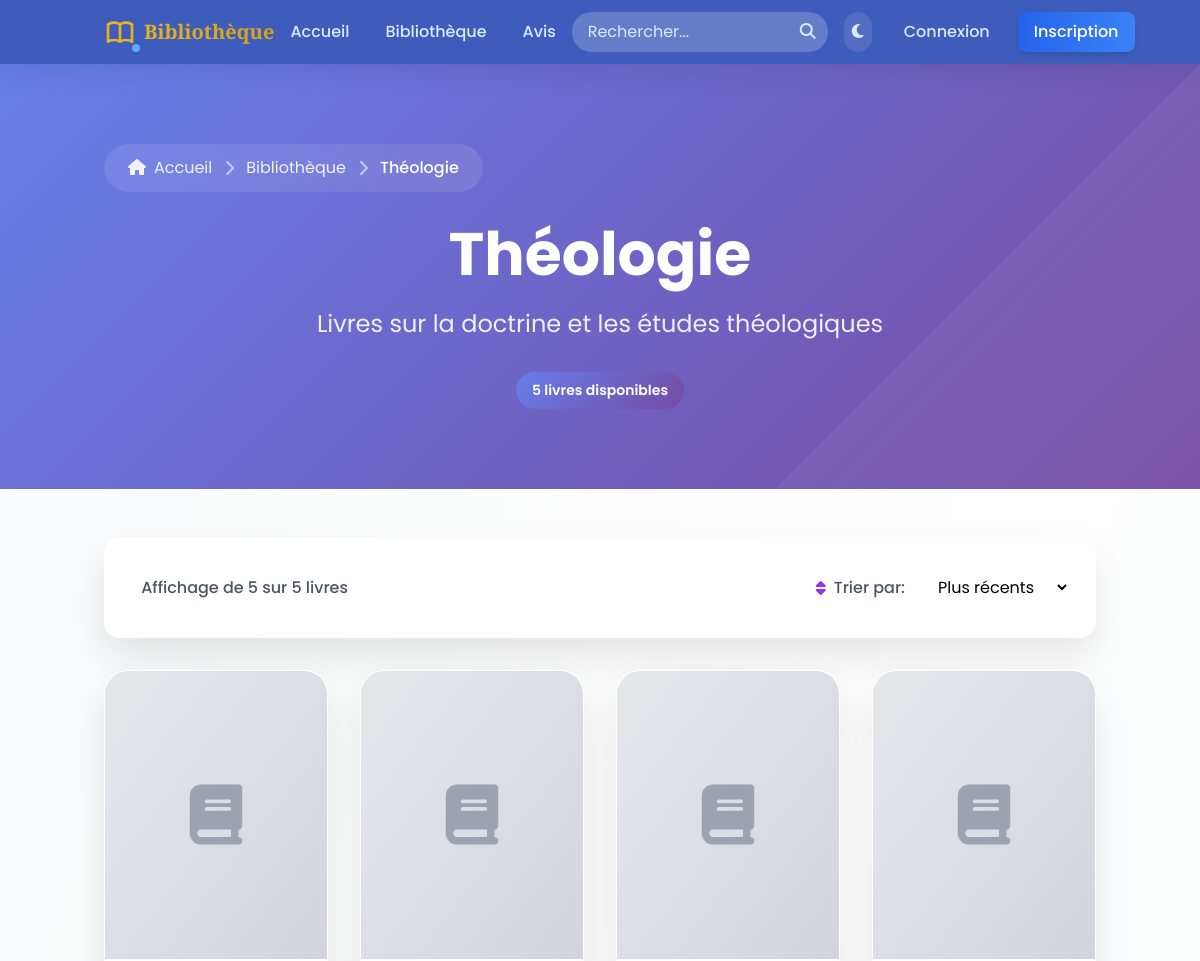
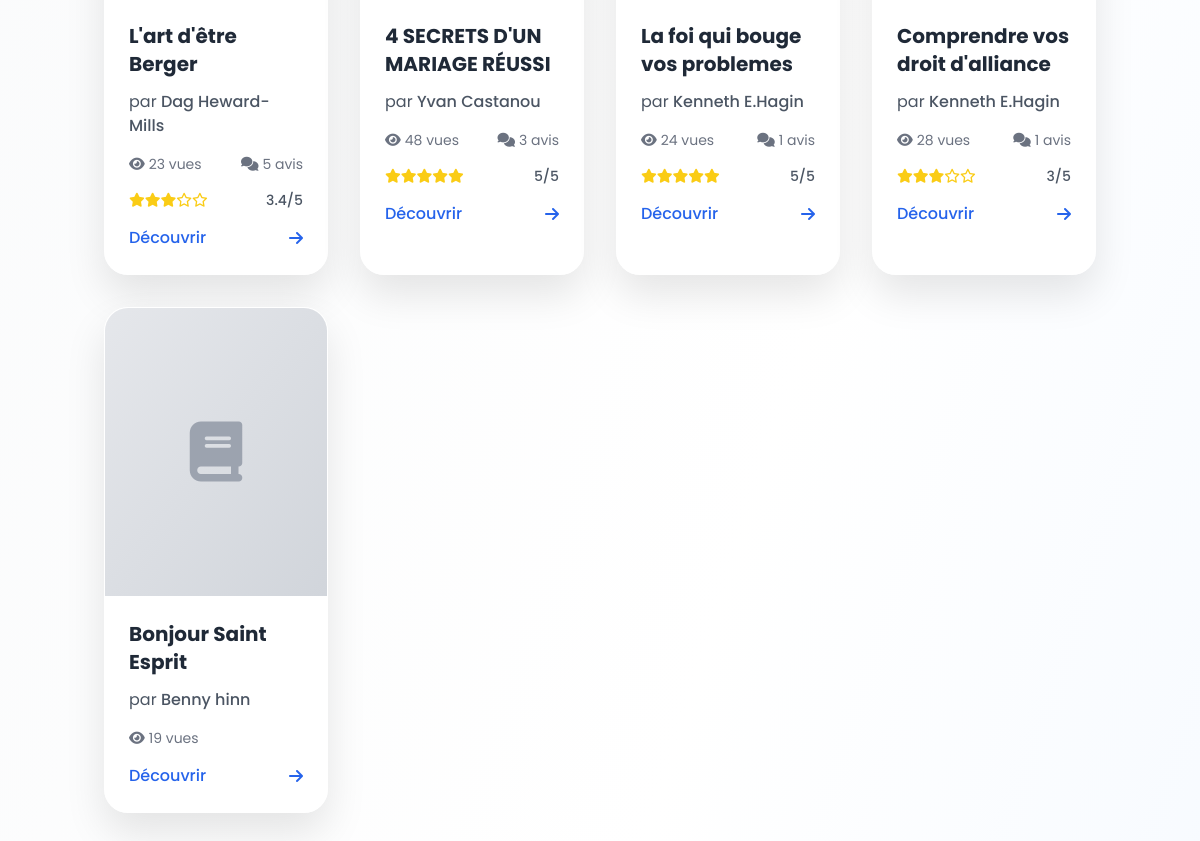
/category.php?id=1, run on the app's committed database (2 pictures, top to bottom).
### tables this page shows
CREATE TABLE `categories` (
  `id` int(11) NOT NULL,
  `name` varchar(100) NOT NULL,
  `description` text DEFAULT NULL,
  `parent_id` int(11) DEFAULT NULL,
  `created_at` timestamp NULL DEFAULT current_timestamp(),
  `updated_at` timestamp NULL DEFAULT current_timestamp() ON UPDATE current_timestamp()
);

CREATE TABLE `books` (
  `id` int(11) NOT NULL,
  `title` varchar(255) NOT NULL,
  `description` text DEFAULT NULL,
  `author` varchar(100) DEFAULT NULL,
  `cover_image` varchar(255) DEFAULT NULL,
  `file_path` varchar(255) NOT NULL,
  `pages_count` int(11) DEFAULT NULL,
  `publication_year` int(11) DEFAULT NULL,
  `publisher` varchar(100) DEFAULT NULL,
  `is_featured` tinyint(1) DEFAULT 0,
  `views_count` int(11) DEFAULT 0,
  `created_at` timestamp NULL DEFAULT current_timestamp(),
  `updated_at` timestamp NULL DEFAULT current_timestamp() ON UPDATE current_timestamp()
);

### category.php (the view, shortened to what the rows shown need)
<?php
require_once "classes/Core.php";
require_once "classes/Models.php";
require_once "classes/Repositories.php";
try {
    $categoryRepository = new CategoryRepository();
    $bookRepository = new BookRepository();
    $category_id = intval($_GET['id']);
    $category = $categoryRepository->findById($category_id);
    $sort = $_GET['sort'] ?? 'newest';
    $page = max(1, intval($_GET['page'] ?? 1));
    $per_page = 12;
    $offset = ($page - 1) * $per_page;
    $books = $bookRepository->findByCategoryWithSort($category_id, $sort, $per_page, $offset);
    $total_books = $bookRepository->countByCategory($category_id);
} catch (Exception $e) {
    if (config('app.debug', false)) {
        die("Erreur lors du chargement de la catégorie : " . $e->getMessage());
    } else {
        error_log("Category error: " . $e->getMessage());
        header("Location: library.php");
        exit();
    }
}
include "includes/header.php";
?>
<div class="min-h-screen bg-gradient-to-br from-gray-50 via-white to-blue-50 dark:from-gray-900 dark:via-gray-800 dark:to-blue-900">
    <link rel="stylesheet" href="includes/style/category.css">
    <section class="hero-category py-20 relative">
        <div class="container mx-auto px-4 relative z-10">
            <nav class="breadcrumb-modern text-white/90 mb-8">
                <a href="index.php" class="hover:text-white transition-colors">
                    <i class="fas fa-home mr-2"></i>Accueil
                </a>
                <i class="fas fa-chevron-right mx-3 text-white/60"></i>
                <a href="library.php" class="hover:text-white transition-colors">Bibliothèque</a>
                <i class="fas fa-chevron-right mx-3 text-white/60"></i>
                <span class="text-white font-medium"><?php echo htmlspecialchars($category->getName()); ?></span>
            </nav>
            <div class="text-center text-white">
                <h1 class="text-4xl lg:text-6xl font-bold mb-6">
                    <?php echo htmlspecialchars($category->getName()); ?>
                </h1>
                <?php if ($category->getDescription()): ?>
                    <p class="text-xl lg:text-2xl mb-8 opacity-90 max-w-3xl mx-auto leading-relaxed">
                        <?php echo htmlspecialchars($category->getDescription()); ?>
                    </p>
                <?php endif; ?>
                <div class="stats-badge inline-block">
                    <?php echo $total_books; ?> livre<?php echo $total_books > 1 ? 's' : ''; ?> disponible<?php echo $total_books > 1 ? 's' : ''; ?>
                </div>
            </div>
        </div>
    </section>
    <div class="container mx-auto px-4 py-12">
        <?php if (!empty($books)): ?>
            <div class="grid grid-cols-1 sm:grid-cols-2 md:grid-cols-3 lg:grid-cols-4 gap-8" id="booksGrid">
                <?php foreach ($books as $index => $book): ?>
                    <div class="glass-card rounded-3xl overflow-hidden book-card slide-up" style="transition-delay: <?php echo $index * 0.1; ?>s">
                        <a href="book.php?id=<?php echo $book->getId(); ?>" class="block h-full">
                            <div class="relative overflow-hidden">
                                <?php if ($book->hasCover()): ?>
                                    <div class="w-full h-72 bg-gradient-to-br from-gray-200 to-gray-300 dark:from-gray-700 dark:to-gray-800 flex items-center justify-center" style="display:none;">
                                        <i class="fas fa-book text-6xl text-gray-400 dark:text-gray-500"></i>
                                    </div>
                                <?php else: ?>
                                    <div class="w-full h-72 bg-gradient-to-br from-gray-200 to-gray-300 dark:from-gray-700 dark:to-gray-800 flex items-center justify-center">
                                        <i class="fas fa-book text-6xl text-gray-400 dark:text-gray-500"></i>
                                    </div>
                                <?php endif; ?>
                            </div>
                            <div class="p-6">
                                <h3 class="text-xl font-bold mb-3 text-gray-800 dark:text-white line-clamp-2">
                                    <?php echo htmlspecialchars($book->getTitle()); ?>
                                </h3>
                                <?php if ($book->getAuthor()): ?>
                                    <p class="text-gray-600 dark:text-gray-400 mb-4">
                                        par <span class="font-medium"><?php echo htmlspecialchars($book->getAuthor()); ?></span>
                                    </p>
                                <?php endif; ?>
                                <div class="flex items-center justify-between text-sm text-gray-500 dark:text-gray-400 mb-4">
                                    <div class="flex items-center">
                                        <i class="fas fa-eye mr-1"></i>
                                        <?php echo $book->getFormattedViews(); ?> vues
                                    </div>
                                    <?php if ($book->getTotalReviews() > 0): ?>
                                        <div class="flex items-center">
                                            <i class="fas fa-comments mr-1"></i>
                                            <?php echo $book->getTotalReviews(); ?> avis
                                        </div>
                                    <?php endif; ?>
                                </div>
                                <?php if ($book->getAvgRating() > 0): ?>
                                    <div class="flex items-center justify-between mb-4">
                                        <div class="flex items-center text-yellow-400">
                                            <?php foreach ($book->getStarsArray() as $isFilled): ?>
                                                <i class="<?php echo $isFilled ? 'fas' : 'far'; ?> fa-star text-sm"></i>
                                            <?php endforeach; ?>
                                        </div>
                                        <span class="text-sm font-medium text-gray-600 dark:text-gray-400">
                                            <?php echo round($book->getAvgRating(), 1); ?>/5
                                        </span>
                                    </div>
                                <?php endif; ?>
                                <div class="flex items-center justify-between">
                                    <span class="text-blue-600 dark:text-blue-400 font-medium">Découvrir</span>
                                    <i class="fas fa-arrow-right text-blue-600 dark:text-blue-400 transform transition-transform group-hover:translate-x-2"></i>
                                </div>
                            </div>
                        </a>
                    </div>
                <?php endforeach; ?>
            </div>
        <?php endif; ?>
    </div>
</div>
<?php include "includes/footer.php"; ?>

### data on the page
categories: name "Théologie", description "Livres sur la doctrine et les études théologiques"
books: title "L'art d'être Berger", author "Dag Heward-Mills", views_count "23", TotalReviews "5", AvgRating "3.4"
books: title "4 SECRETS D'UN MARIAGE RÉUSSI", author "Yvan Castanou", views_count "48", TotalReviews "3", AvgRating "5"
books: title "La foi qui bouge vos problemes", author "Kenneth E.Hagin", views_count "24", TotalReviews "1", AvgRating "5"
books: title "Comprendre vos droit d'alliance", author "Kenneth E.Hagin", views_count "28", TotalReviews "1", AvgRating "3"
books: title "Bonjour Saint Esprit", author "Benny hinn", views_count "19"

### other printed values
$total_books "5"
count($books) "5"
